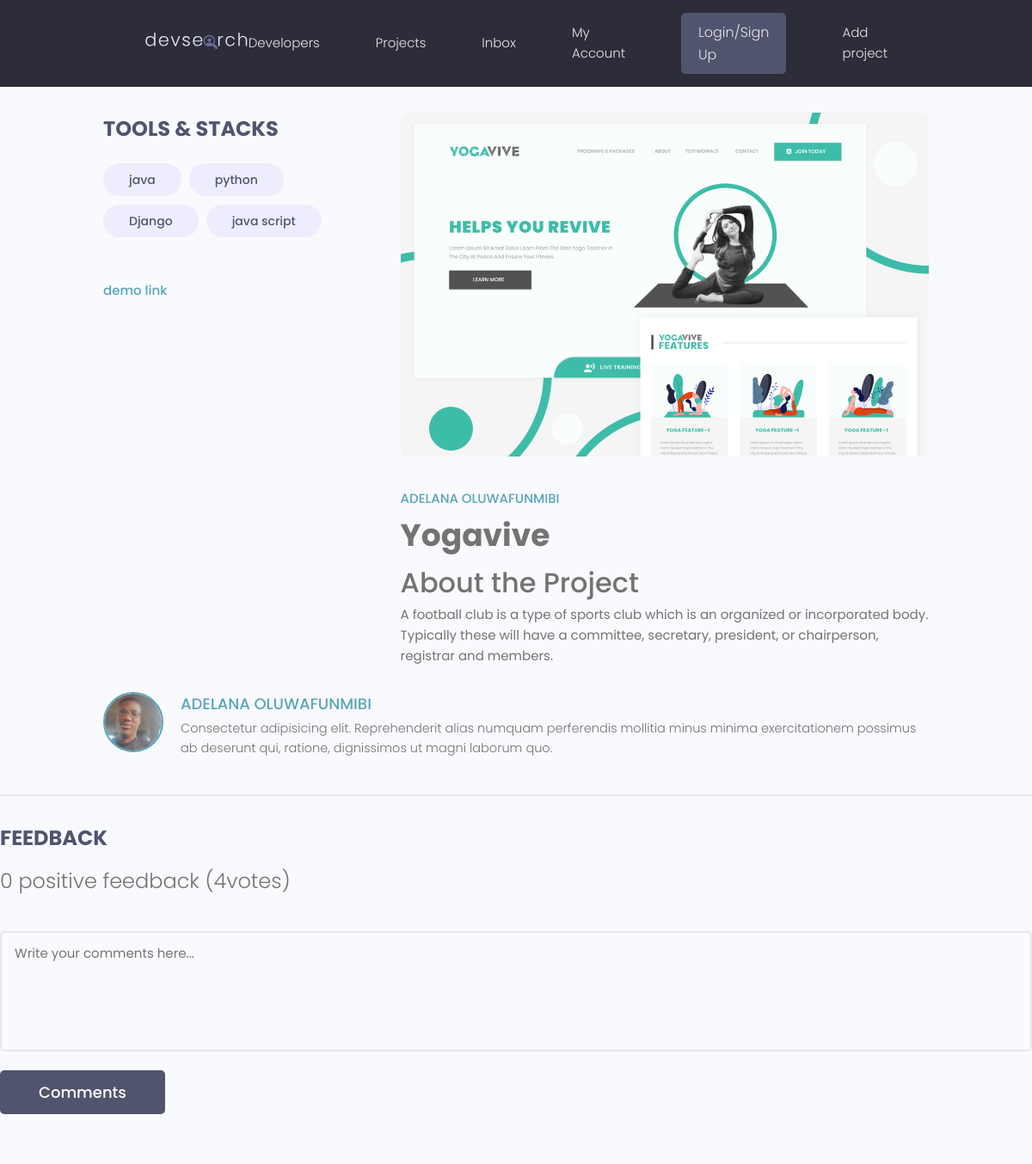
/project/55d1483e-186e-46b0-a36c-a2c47b7e3630/, run on the app's committed database.
### projects/models.py (models this page shows, shortened)
class tag(models.Model):
    name = models.CharField(max_length=200, unique=True)
    created = models.DateTimeField(auto_now_add=True)
    id = models.UUIDField(default=uuid.uuid4, unique=True, primary_key=True, editable=False)

class Project(models.Model):
    title = models.CharField(max_length = 200)
    description = models.TextField(null=True, blank=True)
    featured_image = models.ImageField(null=True, blank=True, default='default.jpg')
    demo_link = models.CharField(max_length=200, null=True, blank=True)
    source_link = models.CharField(max_length=200, null=True, blank=True)
    vote_total = models.IntegerField(default=0)
    vote_ratio = models.IntegerField(default=0)
    tags = models.ManyToManyField('Tag', blank='True')
    created = models.DateTimeField(auto_now_add=True)
    id = models.UUIDField(default=uuid.uuid4, unique=True,
                          primary_key=True, editable=False)
    @property
    def imageURL(self):
        try:
            img = self.featured_image.url
        except:
            img = ''
        return img

### projects/views.py (the view)
# urls.py: path('project/<str:pk>/', views.project, name = "project"),
def project(request, pk):
    projectobj = Project.objects.get(id=pk)
    tags = projectobj.tags.all()
    reviews = projectobj.review_set.all()
    context = {'project': projectobj, 'tags':tags, 'reviews': reviews }
    return render(request, 'second-project.html', context)

### projects/templates/second-project.html (shortened to what this page needs)
{% extends 'main.html' %}
{% load static %}
{% block content %}
<main class="singleProject my-md">
    <div class="container">
      <div class="layout">
        <div class="column column--1of3">
          <h3 class="singleProject__subtitle">Tools & Stacks</h3>
          <div class="singleProject__toolStack">
            {% for tag in project.tags.all %}
            <span class="tag tag--pill tag--sub tag--lg">
              <small>{{tag.name}}</small>
            </span>
            {% endfor %}
          </div>
          {% if project.demo_link %}
          <a class="secondProject__liveLink" href="{{project.demo_link}}" target="_blank">demo link
          </a>
          {% endif %}
        </div>
        <div class="column column--2of3">
          <img class="singleProject__preview" src="{{ project.imageURL }}" alt="portfolio thumbnail" />
          <a href="" class="second-Project__developer">ADELANA OLUWAFUNMIBI</a>
          <h2 class="second-Project__title">{{project.title}}</h2>
          <h3 class="second-Project__subtitle">About the Project</h3>
          <div class="second-Project__info">{{project.description|linebreaksbr}}</div>
          </div>
              </div>
              <div class="comment">
                <a href="profile.html">
                  <img class="avatar avatar--md" src="{% static 'images/lana.jpeg' %}" alt="user" />
                </a>
                <div classs="comment__details">
                  <a href="profile.html" class="comment__author">ADELANA OLUWAFUNMIBI</a>
                  <p class="comment__info">
                    Consectetur adipisicing elit. Reprehenderit alias numquam perferendis mollitia minus minima
                    exercitationem possimus ab deserunt qui, ratione, dignissimos ut magni laborum quo.
                  </p>
                </div>
              </div>
            </div>
    <div class="comments">
      <h3 class="singleProject__subtitle">Feedback</h3>
      <h5 class="project--rating">
        {{project.vote_ratio}} positive feedback ({{project.vote_total}}votes)
      </h5>
      <form class="form" action="#" method="POST">
        <div class="form__field">
          <textarea class="input input--textarea" name="message" id="formInput#textarea"
            placeholder="Write your comments here..."></textarea>
        </div>
        <input class="btn btn--sub btn--lg" type="submit" value="Comments" />
      </form>
  </main>
{% endblock content %}

### static/styles/main.css (style rules this page uses)
body { background-color: pink; }

### static/styles/app.css (style rules this page uses)
:root { --color-sub: #2d2d39; }
.btn--sub { background-color: var(--color-sub-light); }
img { width: 100%; }
.singleProject .column--1of3 { order: 2; }
@media screen and (min-width: 1081px) { .singleProject .column--1of3 { order: 1; } }
@media screen and (min-width: 1081px) { .singleProject .column--2of3 { order: 2; } }
.singleProject__toolStack { margin-top: 2rem; margin-bottom: 4rem; }
.singleProject__preview { height: 50vh; object-fit: cover; object-position: top center; margin-bottom: 3rem; border-radius: 0.7rem; }
.project--rating { margin-bottom: 1.6em; margin-top: .5em; }
.singleProject__subtitle { text-transform: uppercase; font-size: 2.4rem; font-weight: 700; color: var(--color-sub-light); margin-bottom: 1rem; }
.comments { margin-top: 4rem; padding-top: 3rem; border-top: 2px solid var(--color-light); }
.comment { display: flex; gap: 2rem; }
.comment__author { font-size: 1.8rem; }
.comment__info { font-size: 1.45rem; }

### static/uikit/styles/modules/_variables.css (style rules this page uses)
:root { --color-main: #5aa5b9; --color-main-light: #e6faff; --color-sub: #3f4156; --color-sub-light: #51546e; --color-sub-lighter: #ededfd; --color-text: #737373; --color-gray: #8b8b8b; --color-light: #e5e7eb; --color-light-gray: #767676; --color-bg: #f8fafd; --color-white: #fffefd; --color-white-light: #f3f3f3; --color-success: #359e64; --color-success-bg: #def8e8; --color-error: #fc4b0b; --color-error-bg: #fff2ee; --font-base: 'Poppins', arial, helvetica, 'Segoe UI', roboto, ubuntu, sans-serif; --font-monospace: 'Fira Code', 'Courier New', courier, monospace; --font-regular: 300; --font-medium: 500; --font-bold: 700; --generic-shadow: 1px 1px 5px #00000010; --generic-transition: all 0.3s ease-in-out; }

### static/uikit/styles/modules/_base.css (style rules this page uses)
* { margin: 0; padding: 0; box-sizing: border-box; text-rendering: optimizeLegibility; color: inherit; font-size: inherit; }
html { font-size: 50%; }
@media only screen and (min-width: 480px) { html { font-size: 56.25%; } }
@media only screen and (min-width: 1200px) { html { font-size: 62.5%; } }
body { line-height: 1.6; font-weight: 400; font-size: 1.5rem; color: var(--color-text); background-color: var(--color-bg); min-height: 100vh; }

### static/uikit/styles/modules/_typography.css (style rules this page uses)
* { font-family: var(--font-base); }
h2 { font-size: 3.6rem; font-weight: var(--font-bold); }
h3 { font-size: 3.2rem; font-weight: var(--font-medium); }
h5 { font-size: 2.4rem; font-weight: var(--font-medium); }
h5, h6 { font-weight: var(--font-regular); }
p, span, strong { font-size: 1.6rem; color: var(--color-text); font-weight: var(--font-regular); }
a { padding-bottom: 2px; text-decoration: none; display: inline-block; color: var(--color-main); font-weight: var(--font-medium); }

### static/uikit/styles/modules/_utilities.css (style rules this page uses)
.container { width: 92%; max-width: 165rem; margin: 0 auto; box-sizing: border-box; }
@media screen and (min-width: 1000px) { .container { width: 90%; } }
@media screen and (min-width: 1200px) { .container { width: 80%; } }
.my-md { margin: 3rem auto; }

### static/uikit/styles/modules/_avatar.css (style rules this page uses)
.avatar { border-radius: 50%; border: 2px solid var(--color-main); object-fit: cover; }
.avatar--md { height: 7rem; width: 7rem; }

### static/uikit/styles/modules/_button.css (style rules this page uses)
.btn { display: inline-block; position: relative; cursor: pointer; background-color: var(--color-light); font-weight: var(--font-medium); color: var(--color-sub); text-decoration: none; padding: 1rem 2rem; border-radius: 0.5rem; border: none; width: -webkit-fit-content; width: -moz-fit-content; width: fit-content; height: -webkit-fit-content; height: -moz-fit-content; height: fit-content; font-size: 1.6rem; outline-width: 0; outline-color: transparent; -webkit-backface-visibility: hidden; backface-visibility: hidden; transition: all 0.3s ease-in-out; }
.btn--sub { background-color: var(--color-sub); color: var(--color-white); }
.btn--lg { font-size: 1.8rem; padding: 1.2rem 4.5rem; }

### static/uikit/styles/modules/_form.css (style rules this page uses)
.form { display: block; }
.form__field { margin-top: 1.5rem; margin-bottom: 1.5rem; }
input.input[type='text'], input.input[type='email'], input.input[type='password'], input.input[type='number'], textarea.input { min-width: 24rem; width: 100%; padding: 1.2rem 1.5rem; border-radius: 0.5rem; border: 2px solid var(--color-light); transition: all 0.3s ease-in-out; background-color: var(--color-bg); }
.input--textarea { width: 100%; min-height: 14rem; resize: none; }

### static/uikit/styles/modules/_layout.css (style rules this page uses)
.layout { display: flex; flex-flow: row wrap; justify-content: space-between; }
.layout > .column { margin-bottom: 3rem; }
.layout > .column.column--1of3 { flex-basis: 30%; }
.layout > .column.column--2of3 { flex-basis: 64%; }

### data on the page
tag: name "java"
tag: name "python"
tag: name "Django"
tag: name "java script"
Project: imageURL (picture), title "Yogavive", description "A football club is a type of sports club which is an organized or incorporated body. Typically these will have a committee, secretary, president, or chairperson, registrar and members.", vote_ratio "0", vote_total "4"
